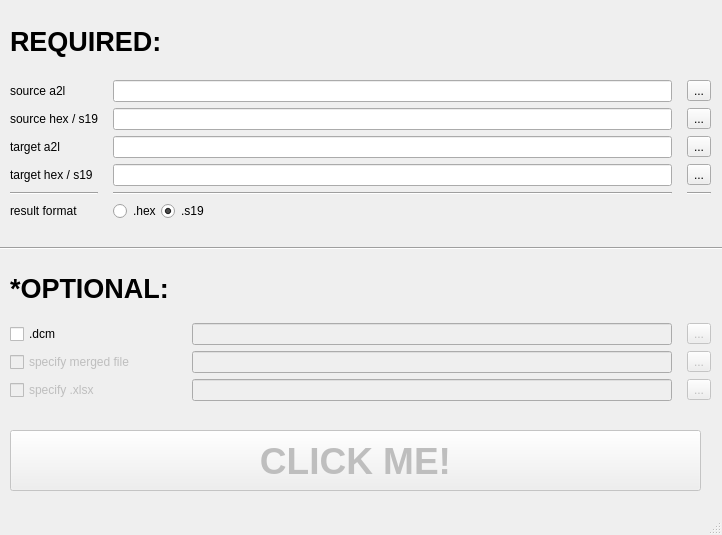
<?xml version="1.0" encoding="UTF-8"?>
<ui version="4.0">
 <class>MainWindow</class>
 <widget class="QMainWindow" name="MainWindow">
  <property name="geometry">
   <rect>
    <x>0</x>
    <y>0</y>
    <width>722</width>
    <height>535</height>
   </rect>
  </property>
  <property name="sizePolicy">
   <sizepolicy hsizetype="Expanding" vsizetype="Expanding">
    <horstretch>0</horstretch>
    <verstretch>0</verstretch>
   </sizepolicy>
  </property>
  <property name="windowTitle">
   <string>calibration merge tool@steve.zhao</string>
  </property>
  <widget class="QWidget" name="centralwidget">
   <widget class="QPushButton" name="pushButton">
    <property name="enabled">
     <bool>false</bool>
    </property>
    <property name="geometry">
     <rect>
      <x>10</x>
      <y>430</y>
      <width>691</width>
      <height>61</height>
     </rect>
    </property>
    <property name="font">
     <font>
      <pointsize>28</pointsize>
      <bold>true</bold>
     </font>
    </property>
    <property name="text">
     <string>CLICK ME!</string>
    </property>
   </widget>
   <widget class="QWidget" name="gridLayoutWidget">
    <property name="geometry">
     <rect>
      <x>10</x>
      <y>10</y>
      <width>701</width>
      <height>211</height>
     </rect>
    </property>
    <layout class="QGridLayout" name="gridLayout_required" columnstretch="0,0,0">
     <property name="sizeConstraint">
      <enum>QLayout::SetNoConstraint</enum>
     </property>
     <property name="horizontalSpacing">
      <number>15</number>
     </property>
     <property name="verticalSpacing">
      <number>6</number>
     </property>
     <item row="3" column="2">
      <widget class="QToolButton" name="toolButton_tgt_a2l">
       <property name="text">
        <string>...</string>
       </property>
      </widget>
     </item>
     <item row="3" column="1">
      <widget class="QLineEdit" name="lineEdit_tgt_a2l"/>
     </item>
     <item row="2" column="1">
      <widget class="QLineEdit" name="lineEdit_src_hex_s19"/>
     </item>
     <item row="4" column="0">
      <widget class="QLabel" name="label_tgt_hex_s19">
       <property name="text">
        <string>target hex / s19</string>
       </property>
      </widget>
     </item>
     <item row="6" column="0">
      <widget class="QLabel" name="label_res_format">
       <property name="text">
        <string>result format</string>
       </property>
      </widget>
     </item>
     <item row="1" column="0">
      <widget class="QLabel" name="label_src_a2l">
       <property name="text">
        <string>source a2l</string>
       </property>
      </widget>
     </item>
     <item row="5" column="2">
      <widget class="Line" name="line_3">
       <property name="orientation">
        <enum>Qt::Horizontal</enum>
       </property>
      </widget>
     </item>
     <item row="3" column="0">
      <widget class="QLabel" name="label_tgt_a2l">
       <property name="text">
        <string>target a2l</string>
       </property>
      </widget>
     </item>
     <item row="4" column="1">
      <widget class="QLineEdit" name="lineEdit_tgt_hex_s19"/>
     </item>
     <item row="5" column="0">
      <widget class="Line" name="line_2">
       <property name="orientation">
        <enum>Qt::Horizontal</enum>
       </property>
      </widget>
     </item>
     <item row="1" column="2">
      <widget class="QToolButton" name="toolButton_src_a2l">
       <property name="text">
        <string>...</string>
       </property>
      </widget>
     </item>
     <item row="2" column="2">
      <widget class="QToolButton" name="toolButton_src_hex_s19">
       <property name="text">
        <string>...</string>
       </property>
      </widget>
     </item>
     <item row="5" column="1">
      <widget class="Line" name="line">
       <property name="orientation">
        <enum>Qt::Horizontal</enum>
       </property>
      </widget>
     </item>
     <item row="2" column="0">
      <widget class="QLabel" name="label_src_hex_s19">
       <property name="enabled">
        <bool>true</bool>
       </property>
       <property name="text">
        <string>source hex / s19</string>
       </property>
      </widget>
     </item>
     <item row="1" column="1">
      <widget class="QLineEdit" name="lineEdit_src_a2l"/>
     </item>
     <item row="4" column="2">
      <widget class="QToolButton" name="toolButton_tgt_hex_s19">
       <property name="text">
        <string>...</string>
       </property>
      </widget>
     </item>
     <item row="0" column="0" colspan="3">
      <widget class="QLabel" name="label_6">
       <property name="font">
        <font>
         <pointsize>20</pointsize>
         <bold>true</bold>
        </font>
       </property>
       <property name="text">
        <string>REQUIRED: </string>
       </property>
       <property name="textFormat">
        <enum>Qt::RichText</enum>
       </property>
      </widget>
     </item>
     <item row="6" column="1">
      <layout class="QHBoxLayout" name="horizontalLayout">
       <item>
        <widget class="QRadioButton" name="radioButton_hex">
         <property name="layoutDirection">
          <enum>Qt::LeftToRight</enum>
         </property>
         <property name="autoFillBackground">
          <bool>true</bool>
         </property>
         <property name="text">
          <string>.hex</string>
         </property>
         <property name="checked">
          <bool>false</bool>
         </property>
        </widget>
       </item>
       <item>
        <widget class="QRadioButton" name="radioButton_s19">
         <property name="text">
          <string>.s19</string>
         </property>
         <property name="checked">
          <bool>true</bool>
         </property>
        </widget>
       </item>
       <item>
        <spacer name="horizontalSpacer">
         <property name="orientation">
          <enum>Qt::Horizontal</enum>
         </property>
         <property name="sizeHint" stdset="0">
          <size>
           <width>31</width>
           <height>20</height>
          </size>
         </property>
        </spacer>
       </item>
      </layout>
     </item>
    </layout>
   </widget>
   <widget class="Line" name="line_7">
    <property name="geometry">
     <rect>
      <x>0</x>
      <y>240</y>
      <width>741</width>
      <height>16</height>
     </rect>
    </property>
    <property name="orientation">
     <enum>Qt::Horizontal</enum>
    </property>
   </widget>
   <widget class="QWidget" name="gridLayoutWidget_2">
    <property name="geometry">
     <rect>
      <x>10</x>
      <y>260</y>
      <width>701</width>
      <height>141</height>
     </rect>
    </property>
    <layout class="QGridLayout" name="gridLayout_optional">
     <property name="horizontalSpacing">
      <number>15</number>
     </property>
     <item row="1" column="2">
      <widget class="QToolButton" name="toolButton_dcm">
       <property name="enabled">
        <bool>false</bool>
       </property>
       <property name="text">
        <string>...</string>
       </property>
      </widget>
     </item>
     <item row="3" column="1">
      <widget class="QLineEdit" name="lineEdit_xlsx">
       <property name="enabled">
        <bool>false</bool>
       </property>
      </widget>
     </item>
     <item row="1" column="0">
      <widget class="QCheckBox" name="checkbox_dcm">
       <property name="cursor">
        <cursorShape>ArrowCursor</cursorShape>
       </property>
       <property name="text">
        <string>.dcm</string>
       </property>
      </widget>
     </item>
     <item row="3" column="0">
      <widget class="QCheckBox" name="checkBox_xlsx">
       <property name="enabled">
        <bool>false</bool>
       </property>
       <property name="text">
        <string>specify .xlsx</string>
       </property>
      </widget>
     </item>
     <item row="1" column="1">
      <widget class="QLineEdit" name="lineEdit_dcm">
       <property name="enabled">
        <bool>false</bool>
       </property>
      </widget>
     </item>
     <item row="3" column="2">
      <widget class="QToolButton" name="toolButton_xlsx">
       <property name="enabled">
        <bool>false</bool>
       </property>
       <property name="text">
        <string>...</string>
       </property>
      </widget>
     </item>
     <item row="2" column="2">
      <widget class="QToolButton" name="toolButton_merged">
       <property name="enabled">
        <bool>false</bool>
       </property>
       <property name="text">
        <string>...</string>
       </property>
      </widget>
     </item>
     <item row="0" column="0">
      <widget class="QLabel" name="label_7">
       <property name="font">
        <font>
         <pointsize>20</pointsize>
         <bold>true</bold>
        </font>
       </property>
       <property name="text">
        <string>*OPTIONAL: </string>
       </property>
       <property name="textFormat">
        <enum>Qt::RichText</enum>
       </property>
      </widget>
     </item>
     <item row="2" column="0">
      <widget class="QCheckBox" name="checkBox_merged">
       <property name="enabled">
        <bool>false</bool>
       </property>
       <property name="text">
        <string>specify merged file</string>
       </property>
      </widget>
     </item>
     <item row="2" column="1">
      <widget class="QLineEdit" name="lineEdit_merged">
       <property name="enabled">
        <bool>false</bool>
       </property>
      </widget>
     </item>
    </layout>
   </widget>
  </widget>
  <widget class="QMenuBar" name="menubar">
   <property name="geometry">
    <rect>
     <x>0</x>
     <y>0</y>
     <width>722</width>
     <height>22</height>
    </rect>
   </property>
  </widget>
  <widget class="QStatusBar" name="statusbar"/>
 </widget>
 <resources/>
 <connections/>
</ui>
